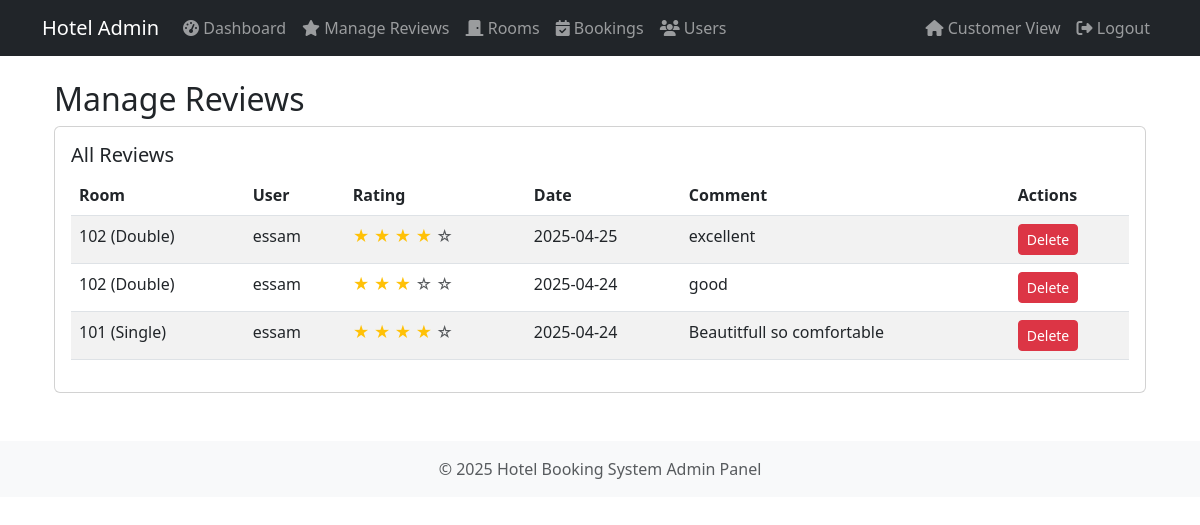
/admin/reviews (signed in), run on the app's committed database.
### models.py (models this page shows, shortened)
class Review(db.Model):
    __tablename__ = 'reviews'
    id = db.Column(db.Integer, primary_key=True)
    user_id = db.Column(db.Integer, db.ForeignKey('users.id'), nullable=False)
    room_id = db.Column(db.Integer, db.ForeignKey('rooms.r_id'), nullable=False)
    rating = db.Column(db.Integer, nullable=False)
    comment = db.Column(db.Text)
    review_date = db.Column(db.DateTime, default=datetime.utcnow)

class Room(db.Model):
    __tablename__ = 'rooms'
    r_id = db.Column(db.Integer, primary_key=True)
    room_no = db.Column(db.String(10), unique=True, nullable=False)
    type = db.Column(db.String(50), nullable=False)
    price = db.Column(db.Float, nullable=False)
    is_available = db.Column(db.Boolean, default=True)
    rating = db.Column(db.Float, default=0.0)
    bookings = db.relationship('Booking', backref='room', lazy=True)
    reviews = db.relationship('Review', backref='room', lazy=True)

class User(db.Model, UserMixin):
    __tablename__ = 'users'
    id = db.Column(db.Integer, primary_key=True)
    name = db.Column(db.String(100), nullable=False)
    email = db.Column(db.String(100), unique=True, nullable=False)
    password = db.Column(db.String(200), nullable=False)
    phone = db.Column(db.String(20))
    role = db.Column(db.String(20), default='customer')
    bookings = db.relationship('Booking', backref='user', lazy=True)
    reviews = db.relationship('Review', backref='user', lazy=True)

### routes.py (the view)
@app.route('/admin/reviews')
@login_required
@admin_required
def admin_reviews():
    reviews = Review.query.options(
        joinedload(Review.user),
        joinedload(Review.room)
    ).order_by(Review.review_date.desc()).all()
    return render_template('admin/reviews.html', reviews=reviews)

### routes.py (called while the page is built)
@login_manager.user_loader
def load_user(user_id):
    return User.query.get(int(user_id))

def admin_required(f):
    @wraps(f)
    def decorated_function(*args, **kwargs):
        if not current_user.is_authenticated or current_user.role != 'admin':
            flash('Access denied. Admin privileges required.', 'danger')
            return redirect(url_for('home'))
        return f(*args, **kwargs)
    return decorated_function

### templates/admin/reviews.html
{% extends "admin/base.html" %}
{% block content %}
<div class="container mt-4">
    <h2>Manage Reviews</h2>
    <div class="card mb-4">
        <div class="card-body">
            <h5 class="card-title">All Reviews</h5>
            {% if reviews %}
                <div class="table-responsive">
                    <table class="table table-striped">
                        <thead>
                            <tr>
                                <th>Room</th>
                                <th>User</th>
                                <th>Rating</th>
                                <th>Date</th>
                                <th>Comment</th>
                                <th>Actions</th>
                            </tr>
                        </thead>
                        <tbody>
                            {% for review in reviews %}
                                <tr>
                                    <td>{{ review.room.room_no }} ({{ review.room.type }})</td>
                                    <td>{{ review.user.name }}</td>
                                    <td>
                                        {% for i in range(5) %}
                                            {% if i < review.rating %}
                                                <span class="text-warning">★</span>
                                            {% else %}
                                                <span class="text-muted">☆</span>
                                            {% endif %}
                                        {% endfor %}
                                    </td>
                                    <td>{{ review.review_date.strftime('%Y-%m-%d') }}</td>
                                    <td>{{ review.comment|truncate(50) }}</td>
                                    <td>
                                        <form method="POST" action="{{ url_for('admin_delete_review', review_id=review.id) }}" onsubmit="return confirm('Are you sure you want to delete this review?');">
                                            <button type="submit" class="btn btn-sm btn-danger">Delete</button>
                                        </form>
                                    </td>
                                </tr>
                            {% endfor %}
                        </tbody>
                    </table>
                </div>
            {% else %}
                <p>No reviews available.</p>
            {% endif %}
        </div>
    </div>
</div>
{% endblock %}

### data on the page
Review: room.room_no "102", room.type "Double", user.name "essam", rating 4 (drawn), review_date "2025-04-25", comment "excellent"
Review: room.room_no "102", room.type "Double", user.name "essam", rating 3 (drawn), review_date "2025-04-24", comment "good"
Review: room.room_no "101", room.type "Single", user.name "essam", rating 4 (drawn), review_date "2025-04-24", comment "Beautitfull so comfortable"
